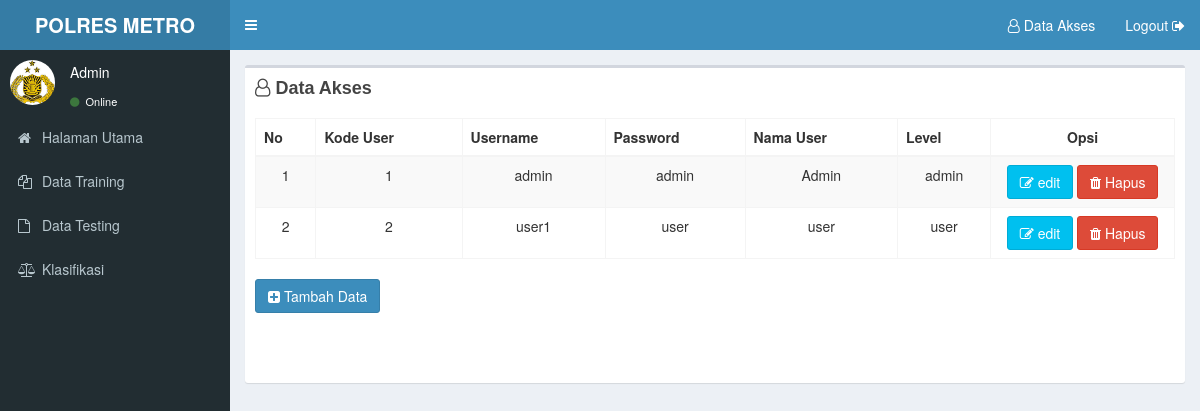
Screenshot of /index.php?page=akses (signed in) with the database file from the repository.
### tables this page shows
CREATE TABLE `tb_user` (
  `kode_user` int(30) NOT NULL,
  `username` varchar(50) NOT NULL,
  `password` varchar(50) NOT NULL,
  `nama_user` varchar(50) NOT NULL,
  `level` enum('admin','user') NOT NULL
);

### views/akses.php (the view, shortened to what this page needs)
<?php
    include "koneksi.php";
    if(@$_SESSION['admin'] || @$_SESSION['user']){
?>
<div class="box">
            <div class="box-header">
             <h3 class="box-title"><i class="fa fa-user-o"></i><b> Data Akses</b></h3>
            </div>
            <div class="box-body ">
            	<div class="table-responsive">
              <table id="pasien" class="table  table-bordered table-striped">
                <thead>
                <tr>
                  <th>No</th>
                  <th>Kode User</th>
                  <th>Username</th>
                  <th>Password</th>
                  <th>Nama User</th>
                  <th>Level</th>
                  <th><center>Opsi</center></th>
                </tr>
                </thead>
                <tbody>
               			 <?php
                      		$no =1;
                      		$sql = $koneksi->query("select * from tb_user");
                      		while ($data=$sql->fetch_assoc()){
                      	?>
                        <tr>
                          <td align="center"><?php echo $no++;?></td>
                          <td align="center" ><?php echo $data['kode_user'];?></td>
                         <td align="center" ><?php echo $data['username'];?></td>
                         <td align="center" ><?php echo $data['password'];?></td>
                         <td align="center" ><?php echo $data['nama_user'];?></td>
                         <td align="center" ><?php echo $data['level'];?></td>
                          <td width="20%" align="center">
                          	<a id="edit_data" data-toggle="modal" data-target="#edit"
                          	data-kode_user="<?php echo $data['kode_user']?>"
                            data-username="<?php echo $data['username']?>"
                            data-password="<?php echo $data['password']?>"
                            data-nama_user="<?php echo $data['nama_user']?>"
                            data-level="<?php echo $data['level']?>"
                              class="btn btn-info"><i class="fa fa-edit"></i> edit </a>
                          	<a href="?page=akses&page=hapusakses&kode_user=<?php echo $data['kode_user']?>" class="btn btn-danger" onclick=" return confirm('Apakah Ingin Menghapus Data??')"><i class="fa fa-trash"></i> Hapus </a>
                          </td>
                        </tr>
                        <?php
                   		 }
                   		 ?>
                </tbody>
              </table>
            </div>
  <button class="btn btn-primary" data-toggle="modal" data-target="#myModal"><i class="fa fa-plus-square"></i> Tambah Data  </button>
             <div class="panel-body">
                        </div>
                           <div class="panel-body">
                        </div>
        </div>
    </div>
    <?php
}else{
  header("location: login.php");
}
?>

### index.php (shortened to what this page needs)
<?php
    include "koneksi.php";
    if(@$_SESSION['admin']  || @$_SESSION['user']){
?>
<!DOCTYPE html>
<html>
<head>
  <link rel="stylesheet" href="assets/bower_components/bootstrap/dist/css/bootstrap.min.css">
  <link rel="stylesheet" href="assets/bower_components/font-awesome/css/font-awesome.min.css">
  <link rel="stylesheet" href="assets/bower_components/Ionicons/css/ionicons.min.css">
  <link rel="stylesheet" href="assets/bower_components/jvectormap/jquery-jvectormap.css">
  <link rel="stylesheet" href="assets/dist/css/AdminLTE.min.css">
  <link rel="stylesheet" href="assets/dist/css/skins/_all-skins.min.css">
  <link rel="stylesheet" href="assets/bower_components/datatables.net-bs/css/dataTables.bootstrap.min.css">
</head>
<body class="hold-transition skin-blue sidebar-mini">
<div class="wrapper">
  <header class="main-header">
    <a href="?page=dashboard" class="logo">
      <span class="logo-lg"> <b>POLRES</b> <b>METRO</b></span>
    </a>
    <nav class="navbar navbar-static-top">
      <a href="#" class="sidebar-toggle" data-toggle="push-menu" role="button">
      </a>
      <div class="navbar-custom-menu">
        <ul class="nav navbar-nav">
          <li class="dropdown user user-menu">
            <?php
             if(@$_SESSION['admin']){
              ?>
            <li> <a href="?page=akses"> <i class="fa fa-user-o"></i> <span class="hidden-xs"> Data Akses </span>
            </a> </li>
            <?php
            }?>
             <li><a href="logout.php"> <span class="hidden-xs"> Logout</span> <i class="fa fa-sign-out"></i>
            </a></li>
          </li>
        </ul>
      </div>
    </nav>
  </header>
  <aside class="main-sidebar">
    <section class="sidebar">
      <div class="user-panel">
        <div class="pull-left image">
          <img src="assets/dist/img/12.jpg" class="img-circle" alt="User Image">
        </div>
        <div class="pull-left info">
          <?php
                            if(@$_SESSION['admin']){
                               $user_terlogin = @$_SESSION['admin'];
                               }else if (@$_SESSION['user']) {
                               $user_terlogin = @$_SESSION['user'];
                            }
                            $sql_user = mysqli_query($koneksi, "select * from tb_user where kode_user ='$user_terlogin'") or die (mysqli_error());
                            $data_user = mysqli_fetch_array($sql_user);
                          ?>
           <?php echo $data_user['nama_user']; ?><br>
           <br>
          <a href="#"><i class="fa fa-circle text-success"></i> Online</a>
        </div>
      </div>
      <ul class="sidebar-menu" data-widget="tree">
        <li><a href="?page=dashboard"><i class="fa fa-home"></i> <span> Halaman Utama</span></a></li>
        <?php
        if(@$_SESSION['admin'] || @$_SESSION['user']){
        ?>
        <li><a href="?page=datatraining"><i class="fa fa-files-o"></i> <span> Data Training</span></a></li>
        <li><a href="?page=datatesting"><i class="fa fa-file-o"></i> <span> Data Testing</span></a></li>
        <li><a href="?page=prediksi"><i class="fa fa-balance-scale"></i> <span> Klasifikasi</span></a></li>
        <?php
        }?>
      </ul>
    </section>
  </aside>
  <div class="content-wrapper">
    <section class="content-header">
      <?php
            if(@$_GET['page']== 'dashboard' || @$_GET['page']== '' ){
              include "views/dashboard.php";
              } else if(@$_GET['page']== 'hapusdatatraining' || @$_GET['page']== '' ){
              include "views/hapusdatatraining.php";
              } else if(@$_GET['page']== 'hapusdatatesting' || @$_GET['page']== '' ){
              include "views/hapusdatatesting.php";
            } else if(@$_GET['page']== 'hapusakses' || @$_GET['page']== '' ){
              include "views/hapusakses.php";
            } else if(@$_GET['page']== 'akses' || @$_GET['page']== '' ){
              include "views/akses.php";
            } else if(@$_GET['page']== 'editprofil' || @$_GET['page']== '' ){
              include "views/editprofil.php";
               } else if(@$_GET['page']== 'datatraining' || @$_GET['page']== '' ){
              include "views/datatraining.php";
               } else if(@$_GET['page']== 'datatesting' || @$_GET['page']== '' ){
              include "views/datatesting.php";
               } else if(@$_GET['page']== 'prediksi' || @$_GET['page']== '' ){
              include "views/prediksi.php";
          }
          ?>
    </section>
    <section class="content">
</section>
</div>
  </div>
</body>
</html>
<?php
}else{
  header("location: login.php");
}
?>

### rows the page displays
tb_user: nama_user "Admin", kode_user "1", username "admin", password "admin", level "admin"
tb_user: kode_user "2", username "user1", password "user", nama_user "user", level "user"
